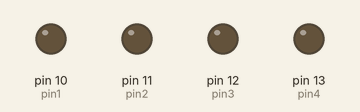
A sketch run on a simulated Arduino Uno, built with avr-gcc and run on an emulated ATmega328P. Parts: output pins drawn as LEDs (lit = HIGH).

Above: at 0.5 s.
At 1.5 s:
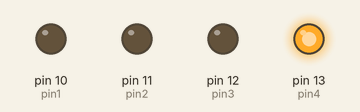
At 3.5 s:
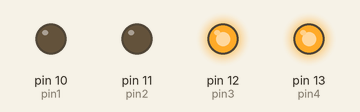
At 6.5 s:
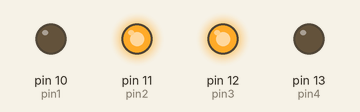
At 9.5 s:
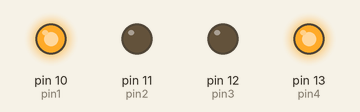
At 13.5 s:
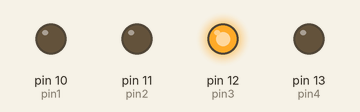
Timing chart, 0 to 14.3 s (numbered marks = the images above):
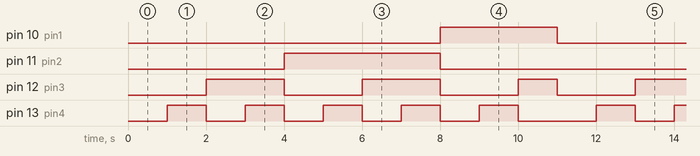

The sketch:

RGB-binary-counter.ino
```cpp
// Define Pins
#define pin1 10
#define pin2 11
#define pin3 12
#define pin4 13

void setup()
{
pinMode(pin1, OUTPUT);
pinMode(pin2, OUTPUT);
pinMode(pin3, OUTPUT);
pinMode(pin4, OUTPUT);
}

// main loop
void loop()
{
//0 - 0000
digitalWrite(pin1, LOW);
digitalWrite(pin2, LOW);
digitalWrite(pin3, LOW);
digitalWrite(pin4, LOW);
delay(1000);

//1 - 0001
digitalWrite(pin1, LOW);
digitalWrite(pin2, LOW);
digitalWrite(pin3, LOW);
digitalWrite(pin4, HIGH);
delay(1000);

//2 - 0010
digitalWrite(pin1, LOW);
digitalWrite(pin2, LOW);
digitalWrite(pin3, HIGH);
digitalWrite(pin4, LOW);
delay(1000);

//3 - 0011
digitalWrite(pin1, LOW);
digitalWrite(pin2, LOW);
digitalWrite(pin3, HIGH);
digitalWrite(pin4, HIGH);
delay(1000);

//4 - 0100
digitalWrite(pin1, LOW);
digitalWrite(pin2, HIGH);
digitalWrite(pin3, LOW);
digitalWrite(pin4, LOW);
delay(1000);

//5 - 0101
digitalWrite(pin1, LOW);
digitalWrite(pin2, HIGH);
digitalWrite(pin3, LOW);
digitalWrite(pin4, HIGH);
delay(1000);

//6 - 0110
digitalWrite(pin1, LOW);
digitalWrite(pin2, HIGH);
digitalWrite(pin3, HIGH);
digitalWrite(pin4, LOW);
delay(1000);

//7 - 0111
digitalWrite(pin1, LOW);
digitalWrite(pin2, HIGH);
digitalWrite(pin3, HIGH);
digitalWrite(pin4, HIGH);
delay(1000);

//8 - 1000
digitalWrite(pin1, HIGH);
digitalWrite(pin2, LOW);
digitalWrite(pin3, LOW);
digitalWrite(pin4, LOW);
delay(1000);

//9 - 1001
digitalWrite(pin1, HIGH);
digitalWrite(pin2, LOW);
digitalWrite(pin3, LOW);
digitalWrite(pin4, HIGH);
delay(1000);

//10 - 1010
digitalWrite(pin1, HIGH);
digitalWrite(pin2, LOW);
digitalWrite(pin3, HIGH);
digitalWrite(pin4, LOW);
delay(1000);
}
```

Measured:
- by itself, pin 10 (pin1): alternates HIGH for 3.0 s and LOW for 8.0 s
- by itself, pin 11 (pin2): alternates HIGH for 4.0 s and LOW for 7.0 s
- by itself, pin 12 (pin3): repeats every 11.0 s: LOW 2.0 s, HIGH 2.0 s, LOW 2.0 s, HIGH 1.0 s, LOW 2.0 s, HIGH 2.0 s
- by itself, pin 13 (pin4): repeats every 11.0 s: 4 × (LOW 1.0 s, HIGH 1.0 s), LOW 2.0 s, HIGH 1.0 s
